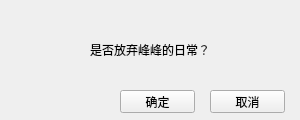
<?xml version="1.0" encoding="UTF-8"?>
<ui version="4.0">
 <class>Q_WordrecitingRet</class>
 <widget class="QWidget" name="Q_WordrecitingRet">
  <property name="geometry">
   <rect>
    <x>0</x>
    <y>0</y>
    <width>300</width>
    <height>120</height>
   </rect>
  </property>
  <property name="windowTitle">
   <string>千词斩 Version 1.0</string>
  </property>
  <widget class="QPushButton" name="button_Yes">
   <property name="geometry">
    <rect>
     <x>120</x>
     <y>90</y>
     <width>75</width>
     <height>23</height>
    </rect>
   </property>
   <property name="text">
    <string>确定</string>
   </property>
  </widget>
  <widget class="QLabel" name="label">
   <property name="geometry">
    <rect>
     <x>0</x>
     <y>30</y>
     <width>300</width>
     <height>40</height>
    </rect>
   </property>
   <property name="text">
    <string>是否放弃峰峰的日常？</string>
   </property>
   <property name="alignment">
    <set>Qt::AlignCenter</set>
   </property>
  </widget>
  <widget class="QPushButton" name="button_No">
   <property name="geometry">
    <rect>
     <x>210</x>
     <y>90</y>
     <width>75</width>
     <height>23</height>
    </rect>
   </property>
   <property name="text">
    <string>取消</string>
   </property>
  </widget>
 </widget>
 <layoutdefault spacing="6" margin="11"/>
 <resources/>
 <connections/>
</ui>
